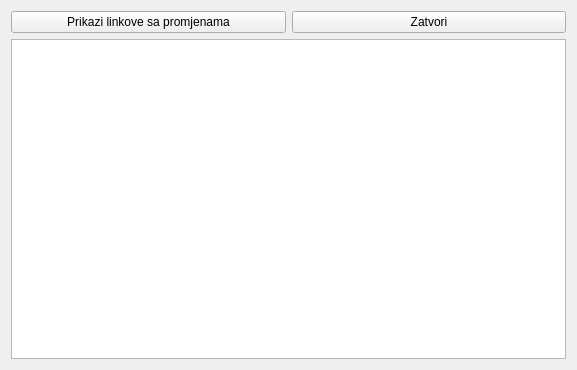
<?xml version="1.0" encoding="UTF-8"?>
<ui version="4.0">
 <class>Form</class>
 <widget class="QWidget" name="ProvjeraSajtovaQt">
  <property name="geometry">
   <rect>
    <x>0</x>
    <y>0</y>
    <width>577</width>
    <height>370</height>
   </rect>
  </property>
  <property name="windowTitle">
   <string>Form</string>
  </property>
  <layout class="QHBoxLayout" name="horizontalLayout_2">
   <item>
    <layout class="QVBoxLayout" name="verticalLayout">
     <item>
      <layout class="QHBoxLayout" name="horizontalLayout">
       <item>
        <widget class="QPushButton" name="pushButton">
         <property name="text">
          <string>Prikazi linkove sa promjenama</string>
         </property>
        </widget>
       </item>
       <item>
        <widget class="QPushButton" name="pushButton_2">
         <property name="text">
          <string>Zatvori</string>
         </property>
        </widget>
       </item>
      </layout>
     </item>
     <item>
      <widget class="QTextEdit" name="textEdit"/>
     </item>
    </layout>
   </item>
  </layout>
 </widget>
 <resources/>
 <connections>
  <connection>
   <sender>pushButton_2</sender>
   <signal>clicked()</signal>
   <receiver>Form</receiver>
   <slot>close()</slot>
   <hints>
    <hint type="sourcelabel">
     <x>424</x>
     <y>29</y>
    </hint>
    <hint type="destinationlabel">
     <x>573</x>
     <y>35</y>
    </hint>
   </hints>
  </connection>
  <connection>
   <sender>pushButton</sender>
   <signal>clicked()</signal>
   <receiver>Form</receiver>
   <slot>ispisi()</slot>
   <hints>
    <hint type="sourcelabel">
     <x>105</x>
     <y>24</y>
    </hint>
    <hint type="destinationlabel">
     <x>5</x>
     <y>37</y>
    </hint>
   </hints>
  </connection>
 </connections>
 <slots>
  <slot>ispisi()</slot>
 </slots>
</ui>
